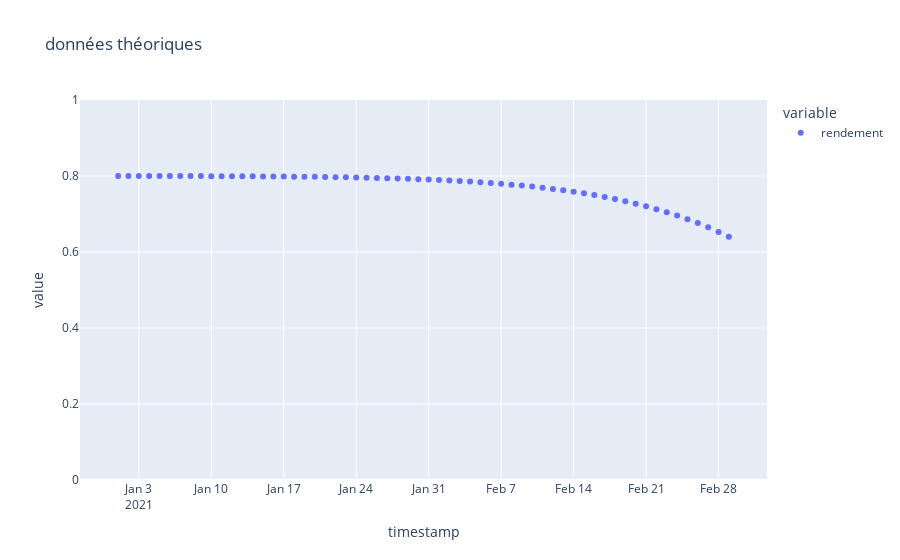

Notebook source saved alongside this figure:
### Code cell
fig1 = px.scatter(df_temp, x=df_temp.index, y=["rendement"], title="données théoriques")
fig2 = px.scatter(df_temp2, x=df_temp2.index, y=["rendement"], title="données théoriques")
fig.update_yaxes(range=[0,1])
fig.show()
